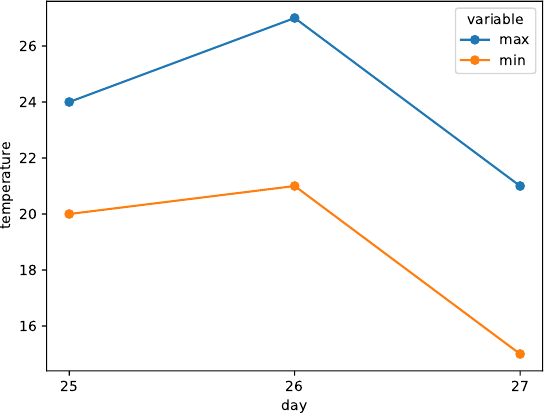

Write the Python code that produced this figure.
import matplotlib.pyplot as plt
import pandas as pd

my_df = pd.DataFrame({
    'day': [25, 26, 27],
    'min': [20, 21, 15],
    'max': [24, 27, 21]})

my_longer = my_df.melt(id_vars='day')

my_wider = my_longer.pivot(
    index='day',
    columns='variable',
    values='value')

my_wider.plot(style='o-',
              xticks=my_wider.index,
              ylabel='temperature')

plt.savefig('03-p-temp.pdf')
